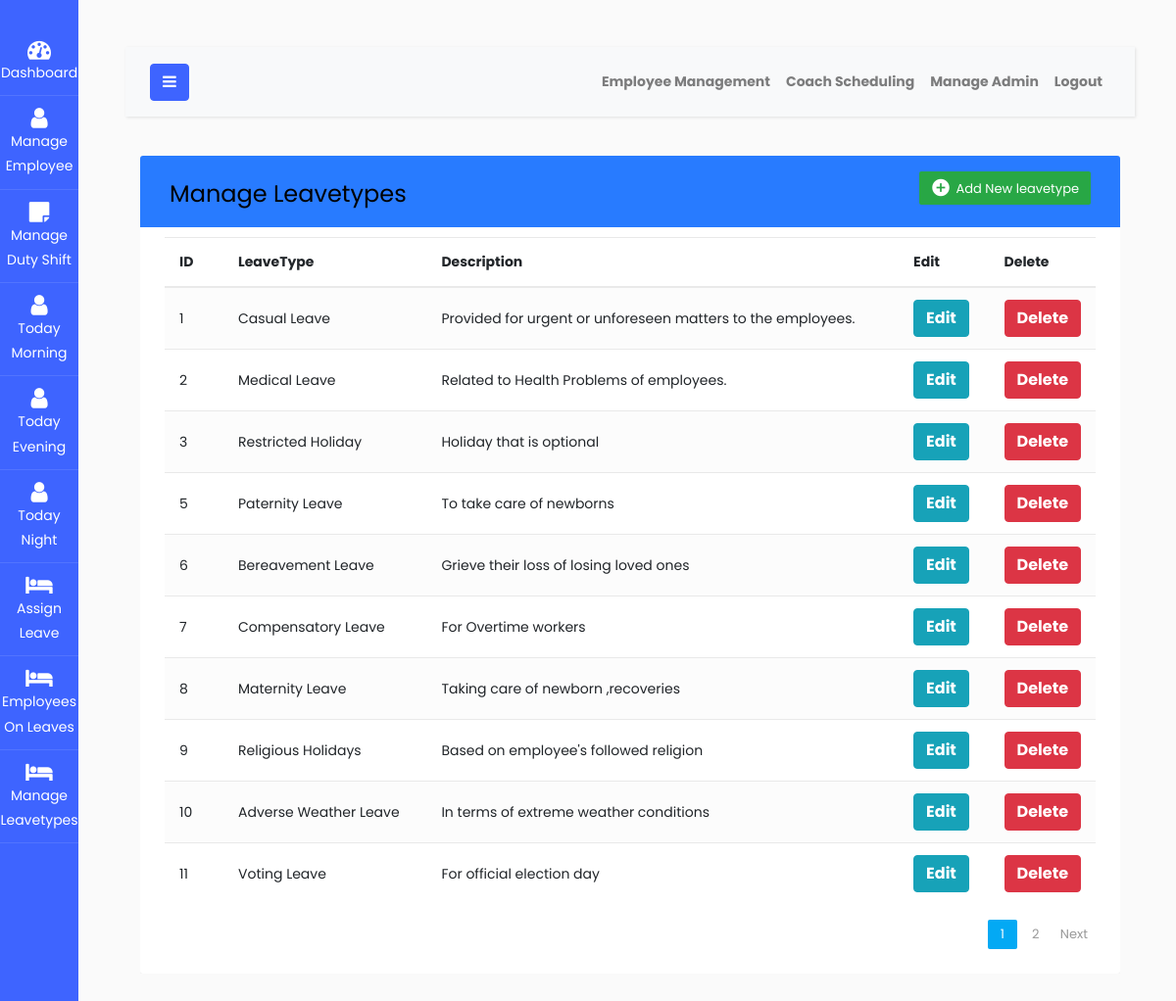
Screenshot of /manage_leavetype.php (signed in) with the database file from the repository.
### tables this page shows
CREATE TABLE IF NOT EXISTS `leavetype` (
  `leaveid` int(100) NOT NULL AUTO_INCREMENT,
  `leavetype` varchar(200) DEFAULT NULL,
  `description` mediumtext,
  `creationdate` timestamp NOT NULL DEFAULT CURRENT_TIMESTAMP,
  PRIMARY KEY (`leaveid`)
);

### manage_leavetype.php (the view, shortened to what this page needs)
<!DOCTYPE html>
<html lang="en">
<head>
<link rel="stylesheet" href="https://stackpath.bootstrapcdn.com/bootstrap/4.5.0/css/bootstrap.min.css">
<link rel="stylesheet" href="https://maxcdn.bootstrapcdn.com/font-awesome/4.7.0/css/font-awesome.min.css">
<link rel="stylesheet" href="css/dash_style.css">
</head>
<body>
<?php include 'admin_dash.php' ?>
<div class="container-xl">
	<div class="table-responsive">
		<div class="table-wrapper">
			<div class="table-title">
				<div class="row">
					<div class="col-sm-6">
						<h2>Manage Leavetypes</h2>
					</div>
					<div class="col-sm-6">
						<a href="#addEmployeeModal" class="btn btn-success" data-toggle="modal"><i class="material-icons">&#xE147;</i> <span>Add New leavetype</span></a>
					</div>
				</div>
			</div>
		<table class="table table-striped table-hover">
			<thead>
				<tr>
					<th>ID</th>
					<th>LeaveType</th>
					<th>Description</th>
					<th>Edit</th>
					<th>Delete</th>
				</tr>
			</thead>
			<tbody>
			<?php
				include "dbconfig.php";
				$limit=10;
				if(isset($_GET['page'])){
					$page= $_GET['page'];
				}else{
					$page= 1;
				}
				$offset = ($page - 1) * $limit;
				$sql="SELECT * FROM leavetype LIMIT {$offset},{$limit}";
				$result=$conn->query($sql);
				if($result->num_rows > 0){
				while($row=$result->fetch_assoc()){
				?>
					<tr>
					<td><?php echo $row['leaveid'];?></td>
					<td><?php echo $row['leavetype'];?></td>
					<td><?php echo $row['description'];?></td>
					<td>
						<a href='edit_leavetype_form.php?id=<?php echo $row['leaveid'] ?>' class='btn btn-info text-white'>Edit</a>
					</td>
					<td>
						<a href="javascript:void(0)" class="delete_btn_ajax btn btn-danger text-white">Delete</a>
					</td>
				</tr>
				<?php
				}
				}else{
					echo "0 results";
				}
				?>
			</tbody>
			</table>
			<?php
			$sql1="SELECT * FROM leavetype";
			$result1=mysqli_query($conn, $sql1) or die("Query Failed.");
			if(mysqli_num_rows($result1) > 0){
				$total_records = mysqli_num_rows($result1);
				$total_page = ceil($total_records / $limit);
				echo'<div class="clearfix">
				<ul class="pagination">';
				for($i=1; $i<= $total_page; $i++){
					if($i == $page){
						$active = "active";
					}else{
						$active = "";
					}
					echo'<li class="page-item '.$active.'"><a href="manage_leavetype.php?page='.$i.'" class="page-link">'.$i.'</a></li>';
				}
				if($total_page > $page){
					echo '<li ><a href="manage_leavetype.php?page='.($page + 1).'">Next</a></li>';
				}
				echo'</ul>
				</div>';
			}
			?>
		</div>
	</div>
</div>
</body>
</html>

### admin_dash.php (shortened to what this page needs)
<!DOCTYPE html>
<html lang="en">
  <head>
		<link rel="stylesheet" href="https://stackpath.bootstrapcdn.com/font-awesome/4.7.0/css/font-awesome.min.css">
		<link rel="stylesheet" href="css/style.css">
  </head>
  <body>
		<div class="wrapper d-flex align-items-stretch">
			<nav id="sidebar" class="active">
				<h1><a href="#" class="logo"><ion-icon name="train"></ion-icon></a></h1>
        <ul class="list-unstyled components mb-5">
          <li>
              <a href="dashboard1.php"><span class="fa fa-tachometer"></span>Dashboard</a>
          </li>
          <li>
              <a href="manage_emp.php"><span class="fa fa-user"></span>Manage Employee</a>
          </li>
          <li>
            <a href="manage_duty.php"><span class="fa fa-sticky-note"></span>Manage Duty Shift</a>
          </li>
          <li>
              <a href="morning.php"><span class="fa fa-user"></span>Today Morning</a>
          </li>
          <li>
              <a href="evening.php"><span class="fa fa-user"></span>Today Evening</a>
          </li>
          <li>
              <a href="night.php"><span class="fa fa-user"></span>Today Night</a>
          </li>
          <li>
            <a href="assign_leave.php"><span class="fa fa-bed"></span>Assign Leave</a>
          </li>
          <li>
            <a href="on_leave.php"><span class="fa fa-bed "></span>Employees On Leaves</a>
          </li>
          <li>
            <a href="manage_leavetype.php"><span class="fa fa-bed "></span>Manage Leavetypes</a>
          </li>
        </ul>
    	</nav>
      <div id="content" class="p-4 p-md-5">
        <nav class="navbar navbar-expand-lg navbar-light bg-light">
          <div class="container-fluid">
            <button type="button" id="sidebarCollapse" class="btn btn-primary">
              <i class="fa fa-bars"></i>
            </button>
            <div class="collapse navbar-collapse" id="navbarSupportedContent">
              <ul class="nav navbar-nav ml-auto">
                <li class="nav-item">
                    <a class="nav-link" href="dashboard1.php"><b>Employee Management</b></a>
                </li>
                <li class="nav-item">
                    <a class="nav-link" href="dashboard2.php"><b>Coach Scheduling</b></a>
                </li>
                <li class="nav-item">
                    <a class="nav-link" href="admin_profile.php"><b>Manage Admin</b></a>
                </li>
                <li class="nav-item">
                    <a class="nav-link" href="logout.php"><b>Logout</b></a>
                </li>
              </ul>
            </div>
          </div>
        </nav>
  </body>
</html>

### css/dash_style.css (style rules this page uses)
body { color: #566787; background: #f5f5f5; font-family: 'Varela Round', sans-serif; font-size: 13px; }
.table-responsive { margin: 20px 0; }
.table-wrapper { background: #fff; padding: 20px 25px; border-radius: 3px; min-width: 1000px; box-shadow: 0 1px 1px rgba(0,0,0,.05); }
.table-title { padding-bottom: 15px; background: #287bff; color: #fff; padding: 16px 30px; min-width: 100%; margin: -20px -25px 10px; border-radius: 3px 3px 0 0; }
.table-title h2 { margin: 5px 0 0; font-size: 24px; }
.table-title .btn { color: #fff; float: right; font-size: 13px; border: none; min-width: 50px; border-radius: 2px; border: none; outline: none !important; margin-left: 10px; }
.table-title .btn i { float: left; font-size: 21px; margin-right: 5px; }
.table-title .btn span { float: left; margin-top: 2px; }
table.table tr th, table.table tr td { border-color: #e9e9e9; padding: 12px 15px; vertical-align: middle; }
table.table tr th:first-child { width: 60px; }
table.table tr th:last-child { width: 100px; }
table.table-striped tbody tr:nth-of-type(odd) { background-color: #fcfcfc; }
table.table td a { font-weight: bold; color: #566787; display: inline-block; text-decoration: none; outline: none !important; }
.pagination { float: right; margin: 0 0 5px; }
.pagination li a { border: none; font-size: 13px; min-width: 30px; min-height: 30px; color: #999; margin: 0 2px; line-height: 30px; border-radius: 2px !important; text-align: center; padding: 0 6px; }
.pagination li.active a, .pagination li.active a.page-link { background: #03A9F4; }

### rows the page displays
leavetype: leaveid "1", leavetype "Casual Leave", description "Provided for urgent or unforeseen matters to the employees."
leavetype: leaveid "2", leavetype "Medical Leave", description "Related to Health Problems of employees."
leavetype: leaveid "3", leavetype "Restricted Holiday", description "Holiday that is optional"
leavetype: leaveid "5", leavetype "Paternity Leave", description "To take care of newborns"
leavetype: leaveid "6", leavetype "Bereavement Leave", description "Grieve their loss of losing loved ones"
leavetype: leaveid "7", leavetype "Compensatory Leave", description "For Overtime workers"
leavetype: leaveid "8", leavetype "Maternity Leave", description "Taking care of newborn ,recoveries"
leavetype: leaveid "9", leavetype "Religious Holidays", description "Based on employee's followed religion"
leavetype: leaveid "10", leavetype "Adverse Weather Leave", description "In terms of extreme weather conditions"
leavetype: leaveid "11", leavetype "Voting Leave", description "For official election day"
